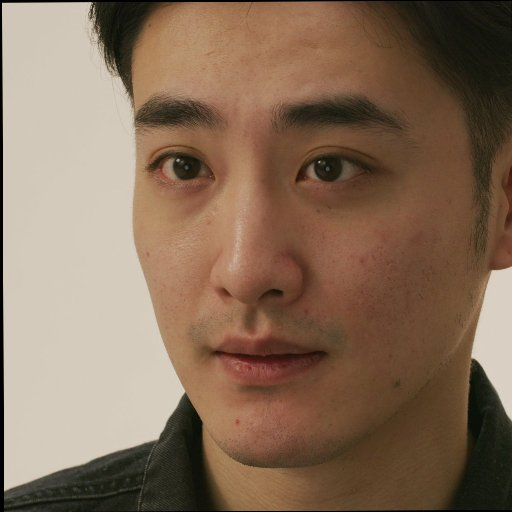
#> input picture histogram match/img/lj.jpg, 512 x 512 px
$ python histogram_match.py
#> lines starting #> are read from the running program, lines starting #| are printed output that depends on the picture
import numpy as np
import cv2
import os
'''
本程序将图片转化到HSV色彩空间进行直方图匹配，
因任务需求，只对色相H和饱和度S做了直方图匹配，明度V未变化，
若需要都做变化，或直接对BGR色彩空间做直方图匹配，需要修改部分代码
'''


def channel_hist_match(source, template, hist_match_threshold=255, mask=None):
    # Code borrowed from:
    # https://stackoverflow.com/questions/32655686/histogram-matching-of-two-images-in-python-2-x
    masked_source = source
    masked_template = template

    if mask is not None:
        masked_source = source * mask
        masked_template = template * mask

    oldshape = source.shape
    source = source.ravel()
    template = template.ravel()
    masked_source = masked_source.ravel()
    masked_template = masked_template.ravel()
    s_values, bin_idx, s_counts = np.unique(source, return_inverse=True,
                                            return_counts=True)
    t_values, t_counts = np.unique(template, return_counts=True)
    ms_values, mbin_idx, ms_counts = np.unique(source, return_inverse=True,
                                            return_counts=True)
    mt_values, mt_counts = np.unique(template, return_counts=True)

    s_quantiles = np.cumsum(s_counts).astype(np.float64)
    s_quantiles = hist_match_threshold * s_quantiles / s_quantiles[-1]
    t_quantiles = np.cumsum(t_counts).astype(np.float64)
    t_quantiles = 255 * t_quantiles / t_quantiles[-1]
    interp_t_values = np.interp(s_quantiles, t_quantiles, t_values)

    return interp_t_values[bin_idx].reshape(oldshape)

def color_hist_match(src_im, tar_im, hist_match_threshold=255, mask=None):
    h,w,c = src_im.shape
    src_im = cv2.cvtColor(src_im,cv2.COLOR_RGB2HSV)
    tar_im = cv2.cvtColor(tar_im,cv2.COLOR_RGB2HSV)

    #只对色相H和饱和度S做了匹配，亮度保持不变
    matched_H = channel_hist_match(src_im[:,:,0], tar_im[:,:,0], hist_match_threshold, mask)
    matched_S = channel_hist_match(src_im[:,:,1], tar_im[:,:,1], hist_match_threshold, mask)
    # matched_V = channel_hist_match(src_im[:,:,2], tar_im[:,:,2], hist_match_threshold, mask)

    to_stack = (matched_H, matched_S, src_im[:,:,2])
    for i in range(3, c):
        to_stack += ( src_im[:,:,i],)


    matched_hsv = np.stack(to_stack, axis=-1).astype(src_im.dtype)
    matched_img_rgb = cv2.cvtColor(matched_hsv,cv2.COLOR_HSV2RGB)
    return matched_img_rgb


if __name__ == "__main__":
    #待处理图片
    img1_path = r"img/lj.jpg"
    img2_path = r"img/gyx.png"

    #处理后保存的文件夹
    result_folder =r"result"

    if not os.path.exists(result_folder):
        os.makedirs(result_folder)

    img1_bgr = cv2.imread(img1_path)
#> img1_bgr is the input picture: shape (512, 512, 3); mean B, G, R 88.9, 109.4, 133.8
    img2_bgr = cv2.imread(img2_path)
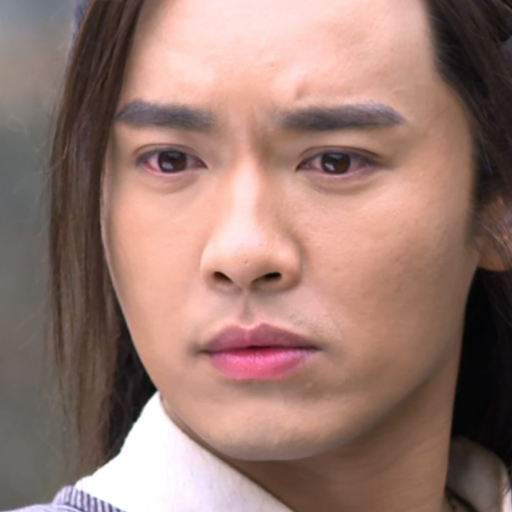
#> input picture histogram match/img/gyx.png, 512 x 512 px
#> img2_bgr is the input picture: shape (512, 512, 3); mean B, G, R 112.6, 121.7, 153.2


    img1_rgb = cv2.cvtColor(img1_bgr,cv2.COLOR_BGR2RGB)
    img2_rgb = cv2.cvtColor(img2_bgr,cv2.COLOR_BGR2RGB)

    matched_rgb = color_hist_match(img1_rgb, img2_rgb, hist_match_threshold=255)
#> in color_hist_match, `src_im = cv2.cvtColor(src_im,cv2.COLOR_RGB2HSV)`: src_im: shape (512, 512, 3); mean H, S, V 16.6, 100.5, 133.9
#> in color_hist_match, `tar_im = cv2.cvtColor(tar_im,cv2.COLOR_RGB2HSV)`: tar_im: shape (512, 512, 3); mean H, S, V 27, 71.1, 153.5
#> in channel_hist_match, `masked_template = template`:
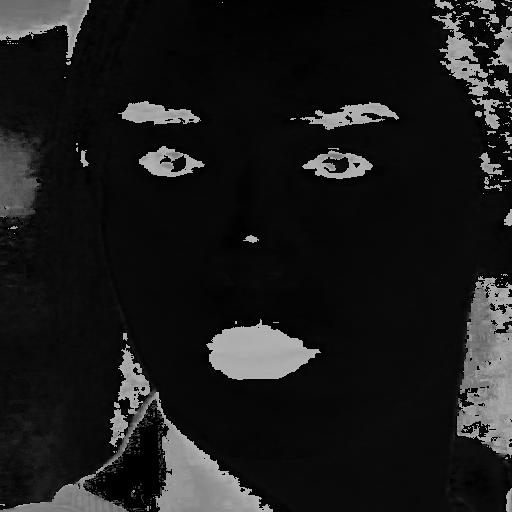
#> masked_template: shape (512, 512); min 0, max 179, mean 27
#> in channel_hist_match, `s_values, bin_idx, s_counts = np.unique(source, return_inverse=True, r..`: s_values = 78 values from 0 to 173; s_counts = 78 values, max 56570 at index 19, min 1 at index 28, mean 3360.8
#> in channel_hist_match, `t_values, t_counts = np.unique(template, return_counts=True)`: t_values = 160 values from 0 to 179; t_counts = 160 values, max 34925 at index 7, min 1 at index 38, mean 1638.4
#> in channel_hist_match, `ms_values, mbin_idx, ms_counts = np.unique(source, return_inverse=True..`: ms_values = 78 values from 0 to 173; ms_counts has the same summary as s_counts
#> in channel_hist_match, `mt_values, mt_counts = np.unique(template, return_counts=True)`: mt_values = 160 values from 0 to 179; mt_counts has the same summary as t_counts
#> in channel_hist_match, `s_quantiles = np.cumsum(s_counts).astype(np.float64)`: s_quantiles = 78 values from 1671 to 262144
#> in channel_hist_match, `s_quantiles = hist_match_threshold * s_quantiles / s_quantiles[-1]`: s_quantiles = 78 values from 1.63 to 255
#> in channel_hist_match, `t_quantiles = np.cumsum(t_counts).astype(np.float64)`: t_quantiles = 160 values from 8553 to 262144
#> in channel_hist_match, `t_quantiles = 255 * t_quantiles / t_quantiles[-1]`: t_quantiles = 160 values from 8.32 to 255
#> in channel_hist_match, `interp_t_values = np.interp(s_quantiles, t_quantiles, t_values)`: interp_t_values = 78 values from 0 to 179
#> in channel_hist_match, `return interp_t_values[bin_idx].reshape(oldshape)`:
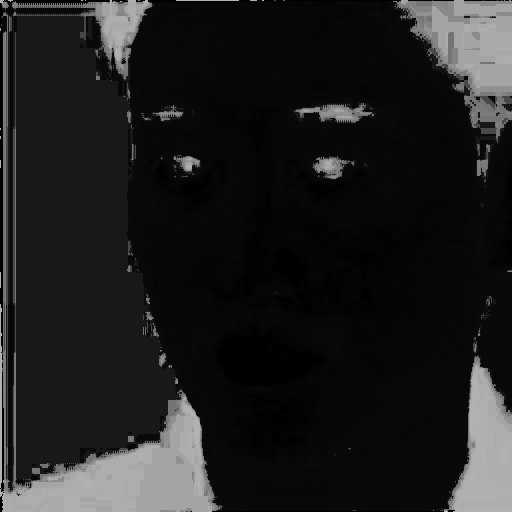
#> returned value: shape (512, 512) float64; min 0, max 179, mean 30.7
#> call 2 of channel_hist_match, with hist_match_threshold = 255
#> in channel_hist_match (call 2), `masked_source = source`:
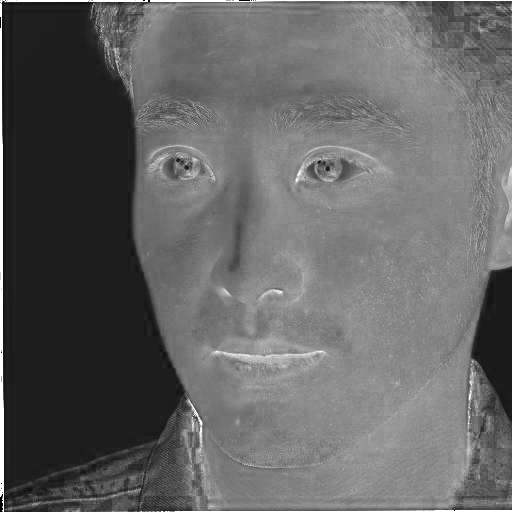
#> masked_source: shape (512, 512); min 0, max 255, mean 100.5
#> in channel_hist_match (call 2), `masked_template = template`:
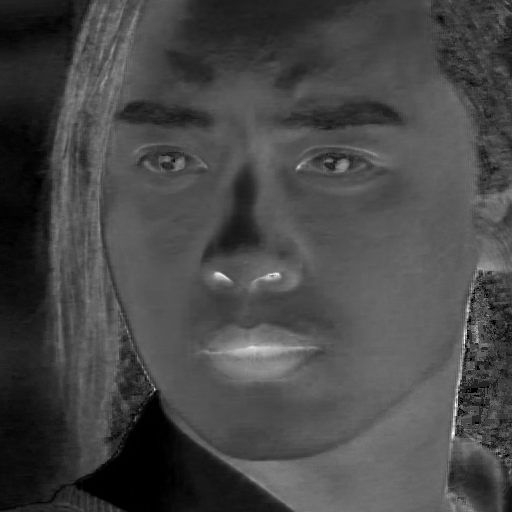
#> masked_template: shape (512, 512); min 0, max 255, mean 71.1
#> in channel_hist_match (call 2), `s_values, bin_idx, s_counts = np.unique(source, return_inverse=True, r..`: s_values = 240 values from 0 to 255; s_counts = 240 values, max 52075 at index 19, min 1 at index 1, mean 1092.3
#> in channel_hist_match (call 2), `t_values, t_counts = np.unique(template, return_counts=True)`: t_values = 238 values from 0 to 255; t_counts = 238 values, max 5542 at index 85, min 1 at index 203, mean 1101.4
#> in channel_hist_match (call 2), `ms_values, mbin_idx, ms_counts = np.unique(source, return_inverse=True..`: ms_values = 240 values from 0 to 255; ms_counts has the same summary as s_counts
#> in channel_hist_match (call 2), `mt_values, mt_counts = np.unique(template, return_counts=True)`: mt_values = 238 values from 0 to 255; mt_counts has the same summary as t_counts
#> in channel_hist_match (call 2), `s_quantiles = np.cumsum(s_counts).astype(np.float64)`: s_quantiles = 240 values from 71 to 262144
#> in channel_hist_match (call 2), `s_quantiles = hist_match_threshold * s_quantiles / s_quantiles[-1]`: s_quantiles = 240 values from 0.0691 to 255
#> in channel_hist_match (call 2), `t_quantiles = np.cumsum(t_counts).astype(np.float64)`: t_quantiles = 238 values from 4243 to 262144
#> in channel_hist_match (call 2), `t_quantiles = 255 * t_quantiles / t_quantiles[-1]`: t_quantiles = 238 values from 4.13 to 255
#> in channel_hist_match (call 2), `interp_t_values = np.interp(s_quantiles, t_quantiles, t_values)`: interp_t_values = 240 values from 0 to 255
#> in channel_hist_match (call 2), `return interp_t_values[bin_idx].reshape(oldshape)`:
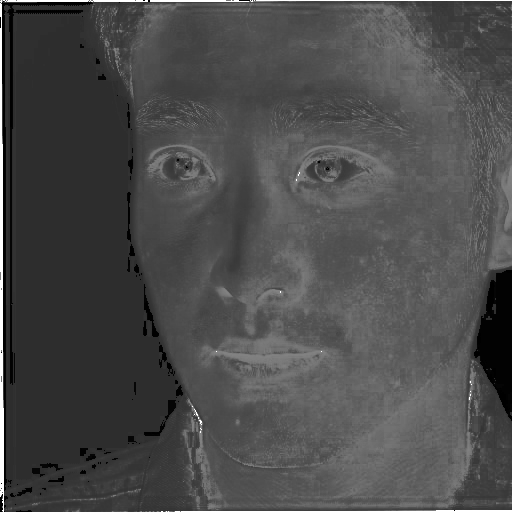
#> returned value: shape (512, 512) float64; min 0, max 255, mean 75.7
#> in color_hist_match, `matched_hsv = np.stack(to_stack, axis=-1).astype(src_im.dtype)`: matched_hsv: shape (512, 512, 3); mean H, S, V 30.3, 75.1, 133.9
#> in color_hist_match, `matched_img_rgb = cv2.cvtColor(matched_hsv,cv2.COLOR_HSV2RGB)`:
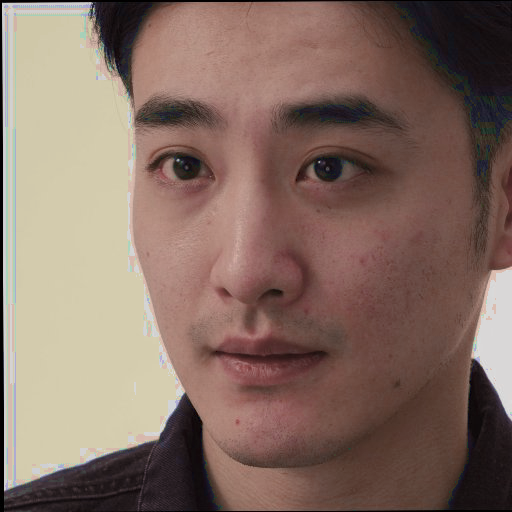
#> matched_img_rgb: shape (512, 512, 3); mean R, G, B 133.1, 110.2, 99.3
    matched_bgr = cv2.cvtColor(matched_rgb,cv2.COLOR_RGB2BGR)


    cv2.imwrite(f'{result_folder}/result.jpg', matched_bgr)
